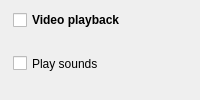
                <widget class="QWidget" name="videoPlaybackGroup" native="true">
                 <property name="accessibleName">
                  <string notr="true">SGroup</string>
                 </property>
                 <layout class="QVBoxLayout" name="verticalLayout_9">
                  <property name="spacing">
                   <number>7</number>
                  </property>
                  <property name="leftMargin">
                   <number>13</number>
                  </property>
                  <property name="topMargin">
                   <number>10</number>
                  </property>
                  <property name="rightMargin">
                   <number>13</number>
                  </property>
                  <property name="bottomMargin">
                   <number>10</number>
                  </property>
                  <item>
                   <layout class="QHBoxLayout" name="horizontalLayout_4">
                    <property name="leftMargin">
                     <number>0</number>
                    </property>
                    <property name="topMargin">
                     <number>0</number>
                    </property>
                    <property name="rightMargin">
                     <number>0</number>
                    </property>
                    <property name="bottomMargin">
                     <number>0</number>
                    </property>
                    <item>
                     <widget class="QCheckBox" name="videoPlaybackCheckBox">
                      <property name="font">
                       <font>
                        <weight>75</weight>
                        <bold>true</bold>
                       </font>
                      </property>
                      <property name="text">
                       <string>Video playback</string>
                      </property>
                     </widget>
                    </item>
                   </layout>
                  </item>
                  <item>
                   <widget class="QWidget" name="videoPlaybackGroupContents" native="true">
                    <layout class="QVBoxLayout" name="verticalLayout_10">
                     <property name="spacing">
                      <number>7</number>
                     </property>
                     <property name="leftMargin">
                      <number>0</number>
                     </property>
                     <property name="topMargin">
                      <number>0</number>
                     </property>
                     <property name="rightMargin">
                      <number>0</number>
                     </property>
                     <property name="bottomMargin">
                      <number>0</number>
                     </property>
                     <item>
                      <widget class="QCheckBox" name="playSoundsCheckBox">
                       <property name="enabled">
                        <bool>true</bool>
                       </property>
                       <property name="sizePolicy">
                        <sizepolicy hsizetype="Minimum" vsizetype="Preferred">
                         <horstretch>0</horstretch>
                         <verstretch>0</verstretch>
                        </sizepolicy>
                       </property>
                       <property name="minimumSize">
                        <size>
                         <width>0</width>
                         <height>0</height>
                        </size>
                       </property>
                       <property name="text">
                        <string>Play sounds</string>
                       </property>
                      </widget>
                     </item>
                    </layout>
                   </widget>
                  </item>
                 </layout>
                </widget>
